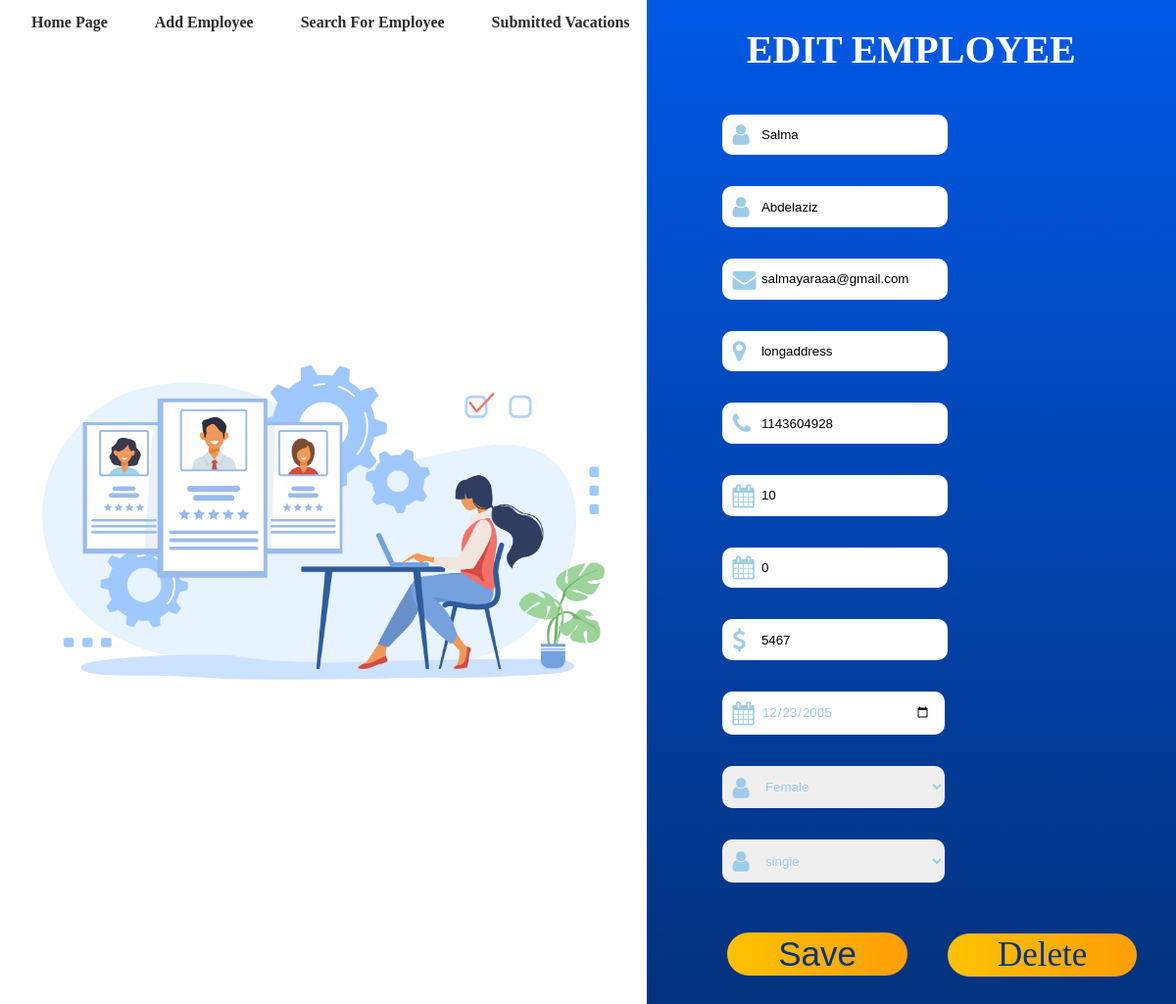
Page /employees/1/update on the earlier database version.
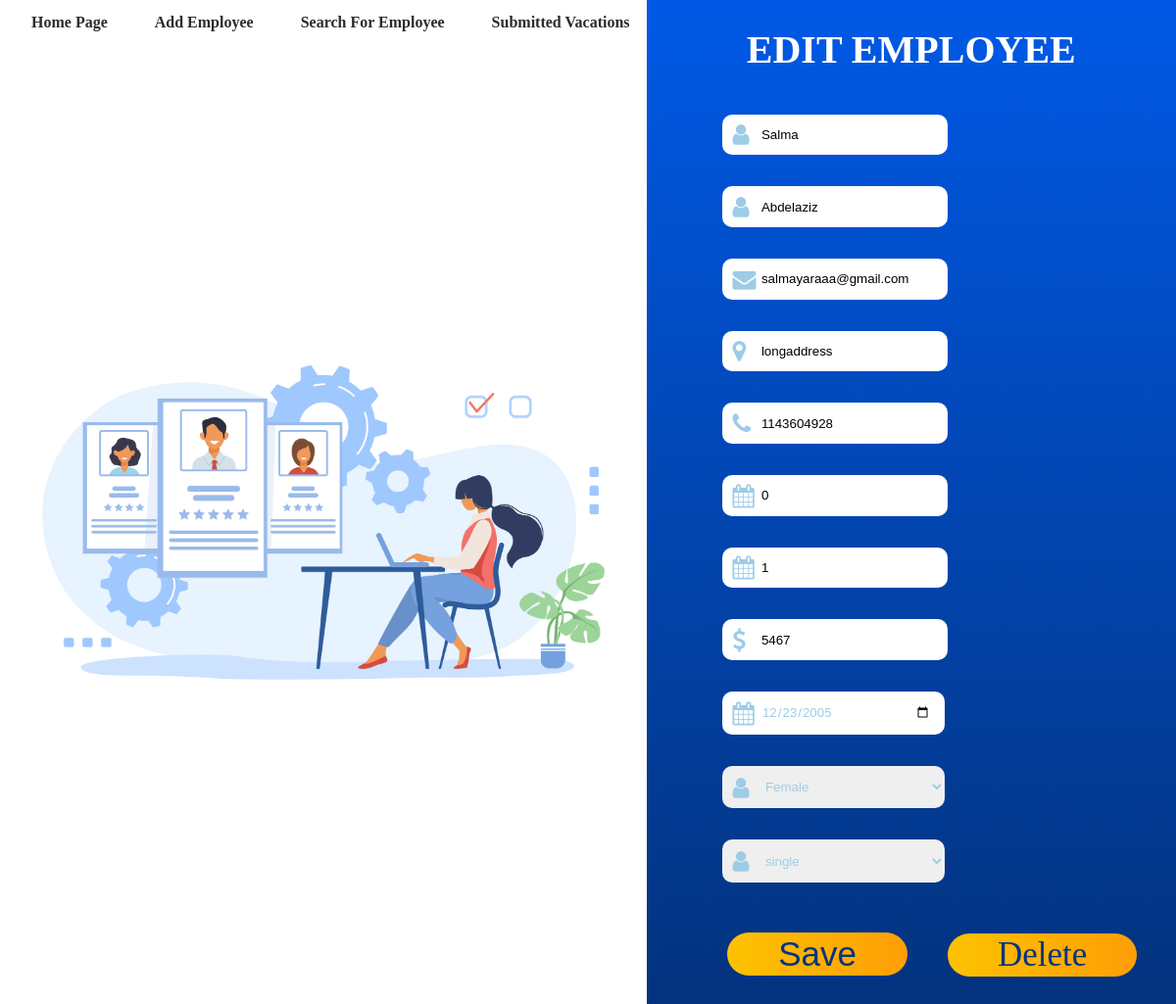
Same page on the later database version.
### hr_app/models.py (models this page shows, shortened)
class Employee(models.Model):
    material = [
        ('single','single'),
        ('married','married'),
        ('widowed','widowed'),
        ('divorced','divorced'),
        ('separated','separated'),
    ]
    gen = [
        ('Male','Male'),
        ('Female','Female'),
    ]
    firstname = models.CharField(max_length=50)
    lastname = models.CharField(max_length=50)
    email = models.EmailField(max_length=50)
    userid = models.IntegerField(primary_key=True)
    address = models.CharField(max_length=50)
    material_status = models.CharField(max_length=50,choices=material)
    gender = models.CharField(max_length=50,choices=gen)
    phone = models.CharField(max_length= 100)
    vcation_days = models.IntegerField()
    approved_vacation = models.IntegerField()
    salary = models.IntegerField()
    date = models.DateField()

### hr_app/views.py (the view)
# urls.py: path('employees/<pk>/update', views.UpdateEmployeeView.as_view(), name= "edit"),
class UpdateEmployeeView(UpdateView):
    model = Employee
    form_class = EditEmployee
    template_name = 'edit.html'
    success_url = reverse_lazy('search')
    def get_context_data(self, **kwargs):
        context = super().get_context_data(**kwargs)
        context['pk'] = self.kwargs['pk']
        return context

### hr_app/forms.py
class EditEmployee(forms.ModelForm):
    class Meta:
        model = models.Employee
        fields = "__all__"
        exclude = ['userid']
        widgets = {
            "date": forms.DateInput(attrs={"placeholder": "Date of birth","type":"date"}),
        }

### hr_app/templates/edit.html (shortened to what this page needs)
{% load static %}
<!DOCTYPE html>
<html lang="en">
  <head>
    <link
    rel="stylesheet"
    href="https://cdnjs.cloudflare.com/ajax/libs/font-awesome/4.7.0/css/font-awesome.min.css"
    />
    <link rel="stylesheet" href="{% static 'style/editStyle.css' %}" />
    <link rel="stylesheet" href="{% static 'style/navStyle.css' %}" />
  </head>
  <header>
    {% include 'partials/_header2.html' %}
  </header>
  <body>
    <div class="office-img">
      <img src="{% static 'shapes/edit.jpg' %}" alt="officeimg" />
    </div>
    <div class="form-container">
      <h1>Edit Employee</h1>
      <form method="POST">
        <div class="form-group">
          <i class="fa fa-user icon" style="font-size: 1.5em"></i>
          {{form.firstname}}
        </div>
        <div class="form-group">
          <i class="fa fa-user icon" style="font-size: 1.5em"></i>
          {{form.lastname}}
        </div>
        <div class="form-group">
          <i class="fa fa-envelope" style="font-size: 1.5em"></i>
          {{form.email}}
        </div>
        <div class="form-group">
          <i class="fa fa-map-marker" style="font-size: 1.5em"></i>
          {{form.address}}
        </div>
        <div class="form-group">
          <i class="fa fa-phone" style="font-size: 1.5em"></i>
          {{form.phone}}
        </div>
        <div class="form-group">
          <i class="fa fa-calendar" style="font-size: 1.5em"></i>
          {{form.vcation_days}}
        </div>
        <div class="form-group">
          <i class="fa fa-calendar" style="font-size: 1.5em"></i>
          {{form.approved_vacation}}
        </div>
        <div class="form-group">
          <i class="fa fa-dollar" style="font-size: 1.5em"></i>
          {{form.salary}}
        </div>
        <div class="form-group">
          <i class="fa fa-calendar" style="font-size: 1.5em"></i>
          {{form.date}}
        </div>
        <div class="form-group">
          <i class="fa fa-user icon" style="font-size: 1.5em"></i>
          {{form.gender}}
        </div>
        <div class="form-group">
          <i class="fa fa-user icon" style="font-size: 1.5em"></i>
          {{form.material_status}}
        </div>
        <div class="form-group button-container">
          <button type="submit" class="button">Save</button>
          <a onclick="del('{% url 'delete' pk=pk %}')" style="text-align: center;" class="button" href="{%url 'search' %}">Delete</a>
        </div>
      </form>
    </div>
  </body>
</html>

### hr_app/templates/partials/_header2.html (shortened to what this page needs)
<nav>
    <div class="nav">
        <a href="{% url 'home' %}"
        >
            Home Page
        </a>
        <a href="{% url 'add_employee' %}"
        >
            Add Employee
        </a>
        <a href="{% url 'search' %}"
        >
            Search For Employee
        </a>
        <a href="{% url 'request' %}"
        >
            Submitted Vacations
        </a>
    </div>
</nav>

### hr_app/static/style/editStyle.css (style rules this page uses)
html, body { height: 100%; margin: 0; }
body { display: grid; grid-template-areas: 'header header header form form form' 'img img img form form form'; overflow: hidden; }
header { grid-area: header; height: fit-content; }
div.office-img { grid-area: img; }
div.form-container { grid-area: form; background: rgb(3,50,125); background: linear-gradient(0deg, rgba(3,50,125,1) 0%, rgba(0,89,230,1) 100%); }
div.office-img img { width: 100%; height: auto; }
a { text-decoration: none; }
h1 { font-family: cursive; font-weight: bold; font-size: 2.5em; text-transform: uppercase; color: white; display: block; text-align: center; }
form { margin-left: 2em; }
.form-group { display: inline-flex; margin: 1em 1em 1em 2em ; width: 15em; }
i { position: absolute; padding: 1em; color: #9dcce7; justify-self: center; align-self: center; }
input, select { padding: 1em; border-radius: 10px; margin-left: 1em; font-family: "Liberation Sans", sans-serif; padding-left: 3em; border: none; outline: none; width: 30em; }
input[type="date"], select { color: #9dcce7; }
*::placeholder { color: #9dcce7; }
.button-container { display: block; width: auto; }
.button { display: inline-block; color: #033480; margin: 4%; width: 40%; padding: 0.5% 1%; border: none; border-radius: 50px; background-image: linear-gradient(90deg, #fdc201, #ff9e06); cursor: pointer; font-size: 35px; }
a.button { text-decoration: none; }

### hr_app/static/style/navStyle.css (style rules this page uses)
.nav { display: flex; }
.nav a { float: left; color: #2c2c2c; text-align: center; padding: 14px 16px; font-weight: bold; text-decoration: none; margin-left: 1em; }

Differences in the rows shown:
changed Employee "Salma": vcation_days "10" → "0"; approved_vacation "0" → "1"
